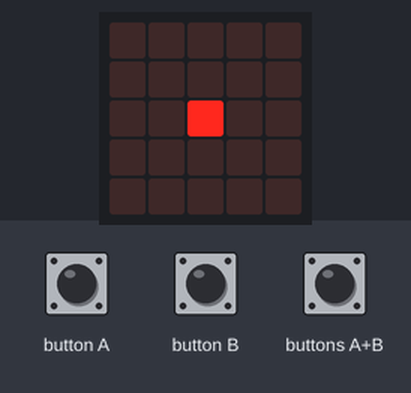
The program below on a simulated BBC micro:bit (MakeCode). Shown: the board's 5×5 LED display. The test bench sets the inputs (shaded band).

Above: at 1.6 s.
1.7 s: button A pressed for 0.15 s
At 2.5 s:
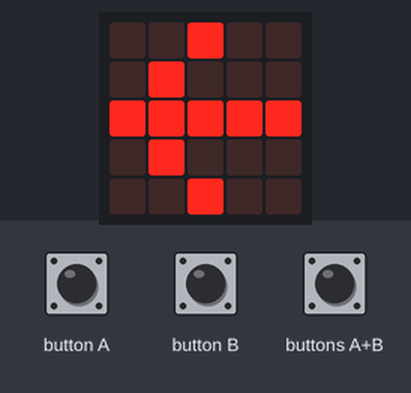
3.3 s: button B pressed for 0.15 s
At 3.7 s:
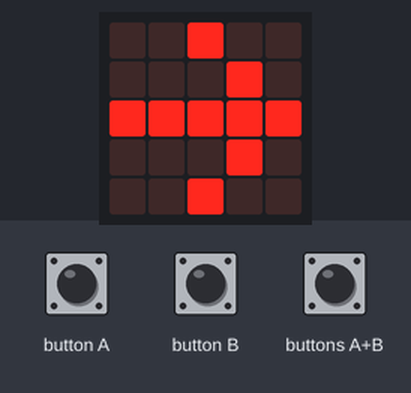
4.9 s: buttons A+B pressed for 0.15 s
At 6.2 s:
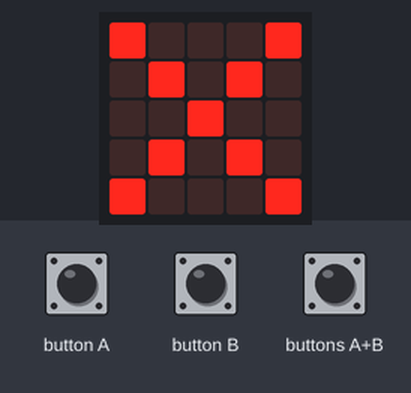
Timing chart, 0 to 7.9 s (numbered marks = the images above; inputs shaded):
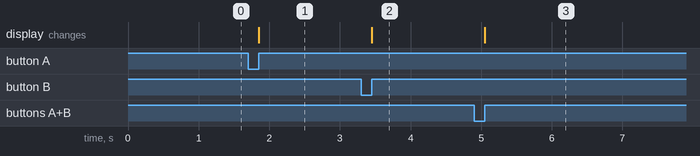

Measured:
- after the input at 1.7 s, the display: changes after 0.15 s (image 1)
- after the input at 3.3 s, the display: changes after 0.15 s (image 2)
- after the input at 4.9 s, the display: changes after 0.15 s (image 3)

The program:

main.ts
```typescript
input.onButtonPressed(Button.A, function () {
    basic.showLeds(`
        . . # . .
        . # . . .
        # # # # #
        . # . . .
        . . # . .
        `)
})
input.onButtonPressed(Button.AB, function () {
    basic.showIcon(IconNames.No)
})
input.onButtonPressed(Button.B, function () {
    basic.showLeds(`
        . . # . .
        . . . # .
        # # # # #
        . . . # .
        . . # . .
        `)
})
basic.showLeds(`
    . . . . .
    . . . . .
    . . # . .
    . . . . .
    . . . . .
    `)
```

test.ts
```typescript
// i test vanno qui; questi non saranno compilati quando questo pacchetto viene usato come estensione.
```
